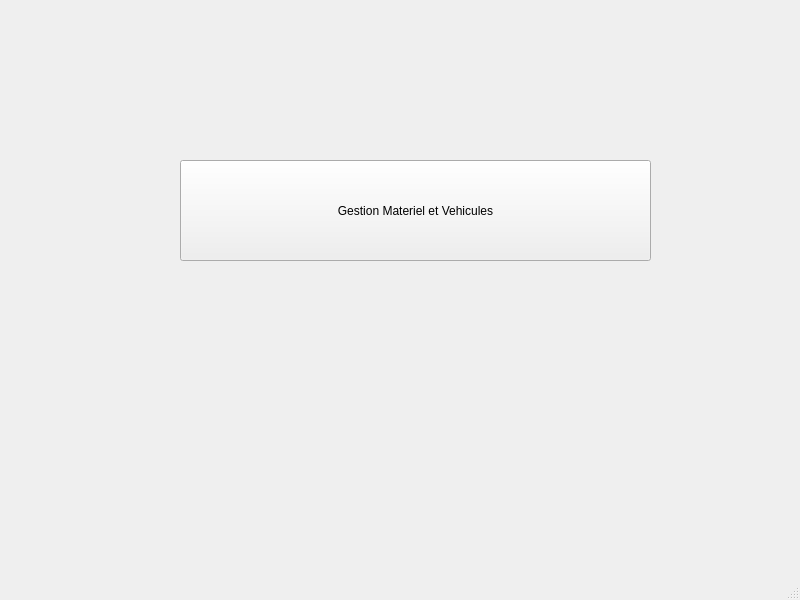
<?xml version="1.0" encoding="UTF-8"?>
<ui version="4.0">
 <class>MainWindow</class>
 <widget class="QMainWindow" name="MainWindow">
  <property name="geometry">
   <rect>
    <x>0</x>
    <y>0</y>
    <width>800</width>
    <height>600</height>
   </rect>
  </property>
  <property name="windowTitle">
   <string>MainWindow</string>
  </property>
  <widget class="QWidget" name="centralwidget">
   <widget class="QPushButton" name="pushButton">
    <property name="geometry">
     <rect>
      <x>180</x>
      <y>160</y>
      <width>471</width>
      <height>101</height>
     </rect>
    </property>
    <property name="text">
     <string>Gestion Materiel et Vehicules</string>
    </property>
   </widget>
  </widget>
  <widget class="QMenuBar" name="menubar">
   <property name="geometry">
    <rect>
     <x>0</x>
     <y>0</y>
     <width>800</width>
     <height>22</height>
    </rect>
   </property>
  </widget>
  <widget class="QStatusBar" name="statusbar"/>
 </widget>
 <resources/>
 <connections/>
</ui>
